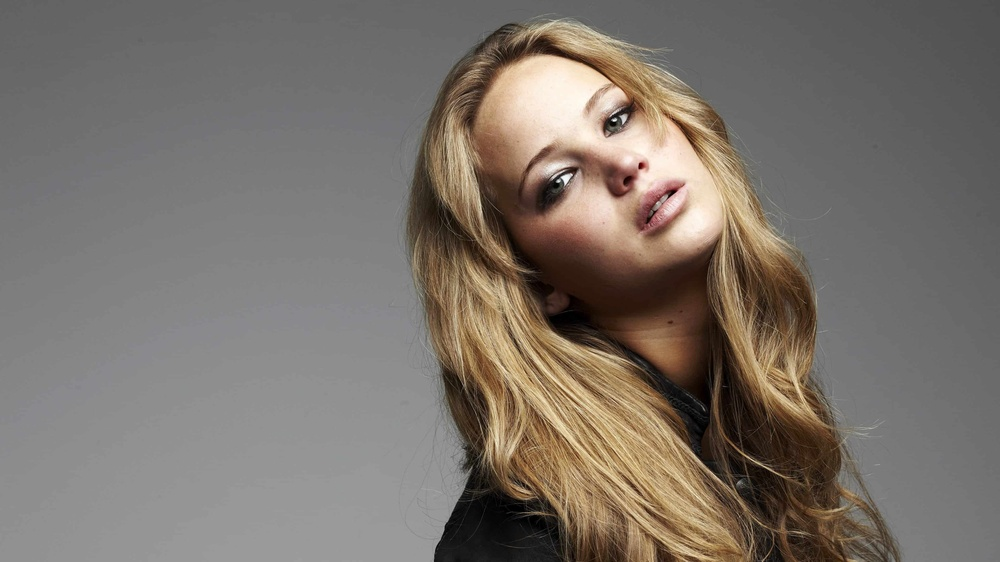
#> input picture image dataset/jeniffer.jpg, 1000 x 562 px, shrunk from 3840 x 2160 before the run
$ python Question_6.py
#> lines starting #> are read from the running program, lines starting #| are printed output that depends on the picture; after the words box and inside, x2 and y2 are one past the last pixel; in counts of white or black regions, pixels touching at a corner belong together
#> further down, image is the input picture: shape (562, 1000, 3); mean B, G, R 106.8, 114.3, 122.3
import cv2
import numpy as np
import matplotlib.pyplot as plt

def foreground_equalization(image):
    # Convert the image to grayscale
    gray_image = cv2.cvtColor(image, cv2.COLOR_BGR2GRAY)
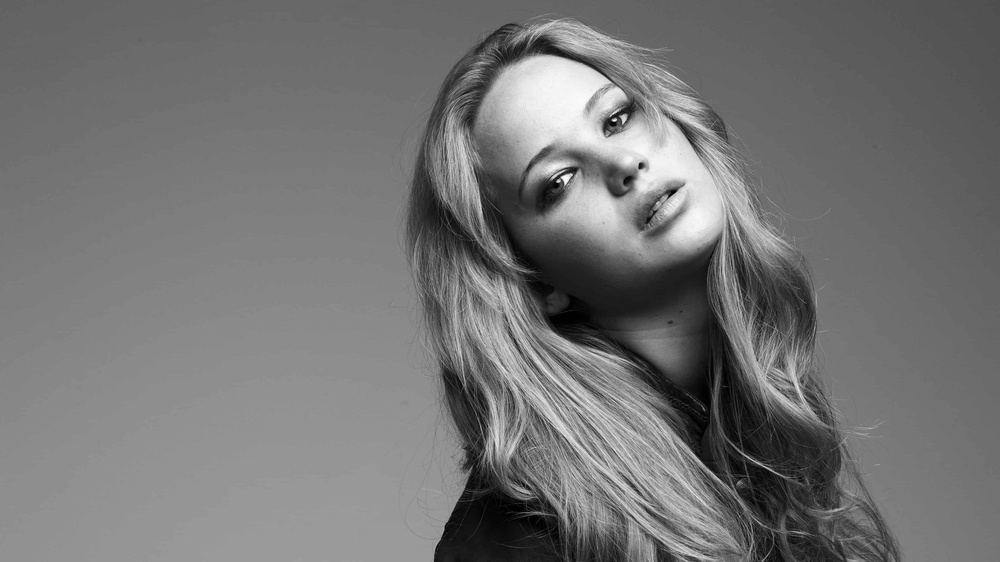
#> gray_image: shape (562, 1000); min 0, max 252, mean 115.8

    # Threshold to get the mask
    _, mask = cv2.threshold(gray_image, 120, 255, cv2.THRESH_BINARY)
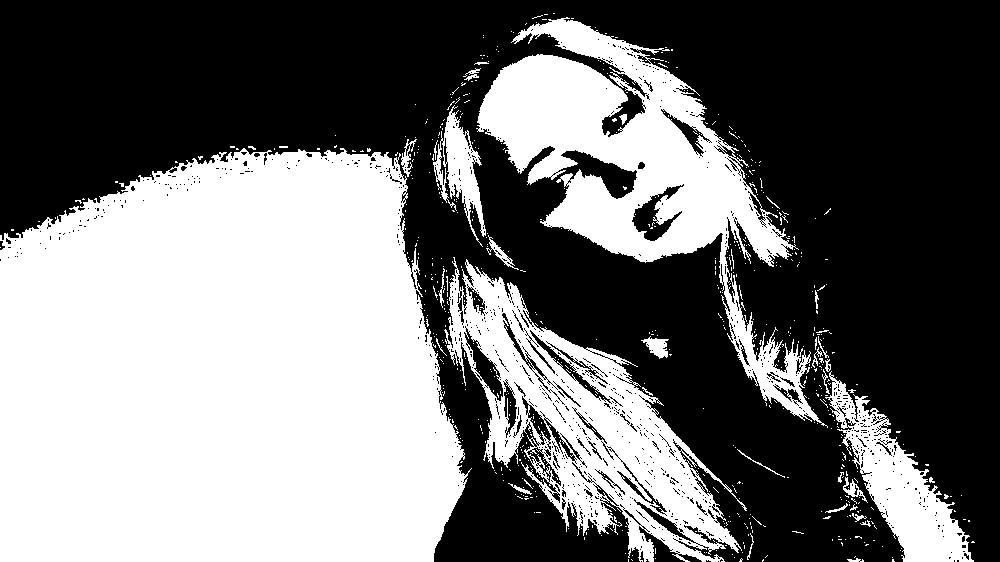
#> mask: shape (562, 1000); 45.1% white; 654 white regions (621 under 20 px), largest, box (x1, y1, x2, y2) and area: (0, 148, 472, 562) 166456, (476, 17, 828, 428) 40742, (444, 257, 747, 562) 30594

    # Get the foreground (apply the mask to the grayscale image)
    foreground = cv2.bitwise_and(gray_image, gray_image, mask=mask)
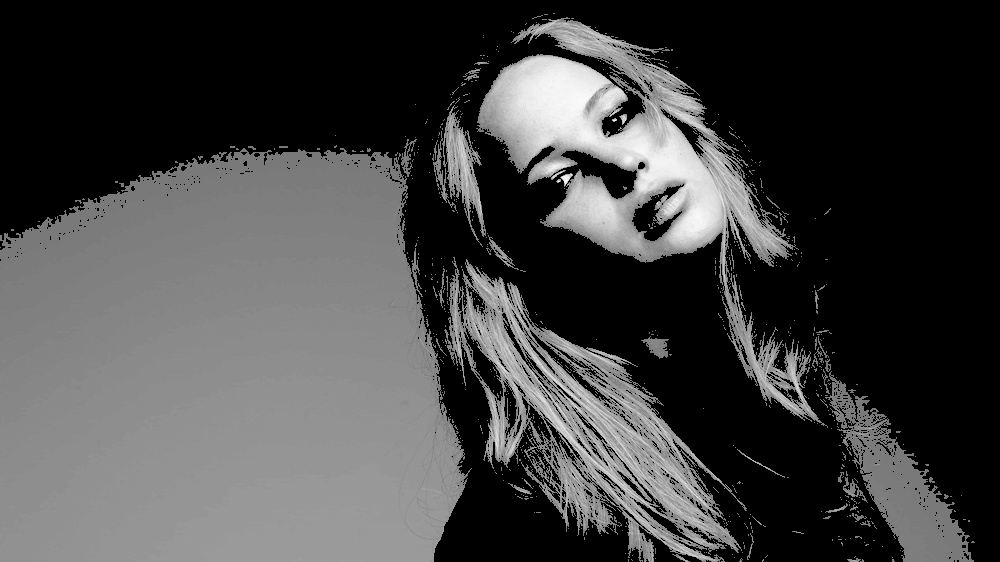
#> foreground: shape (562, 1000); min 0, max 252, mean 66.6

    # Equalize the histogram of the foreground
    equalized_foreground = cv2.equalizeHist(foreground)
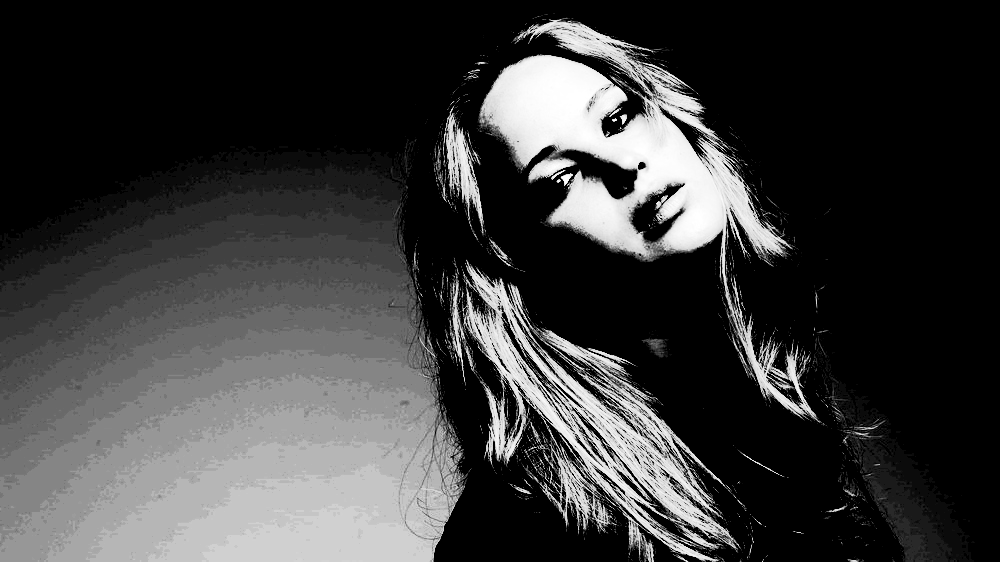
#> equalized_foreground: shape (562, 1000); min 0, max 255, mean 59.1

    # Get the background (apply the inverse of the mask)
    background = cv2.bitwise_and(gray_image, gray_image, mask=cv2.bitwise_not(mask))
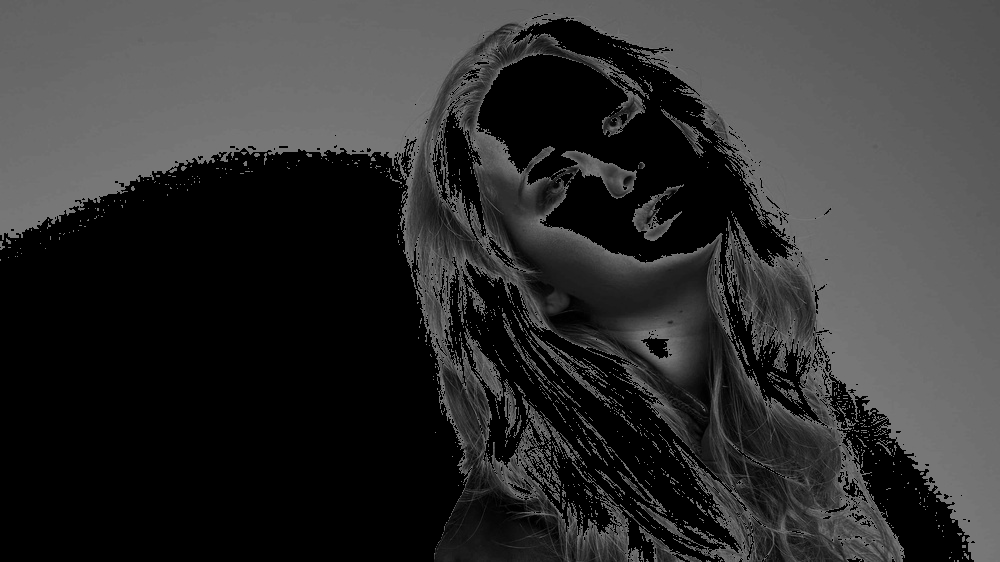
#> background: shape (562, 1000); min 0, max 120, mean 49.2

    # Combine the equalized foreground with the background
    result = cv2.add(background, equalized_foreground)
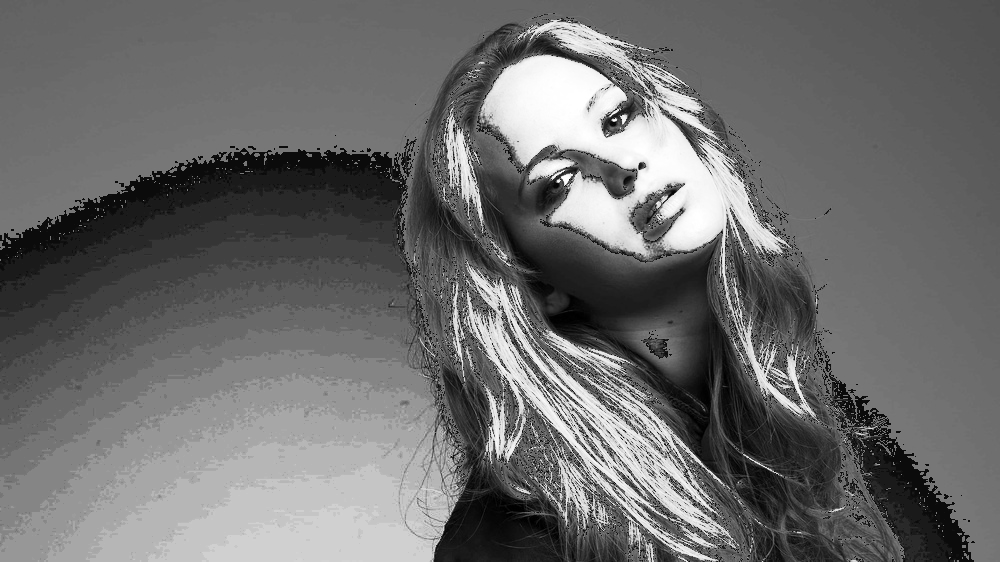
#> result: shape (562, 1000); min 0, max 255, mean 108.3

    return result

# Load the image
image = cv2.imread('image dataset/jeniffer.jpg')

# Check if the image is loaded properly
if image is None:
    print("Error: Unable to load image.")
else:
    # Apply foreground equalization
    equalized_image = foreground_equalization(image)

    # Display the result
    cv2.imshow('Equalized Foreground', equalized_image)
    cv2.waitKey(0)
    cv2.destroyAllWindows()

$ run again, with image dataset/daisy.jpg copied over image dataset/jeniffer.jpg
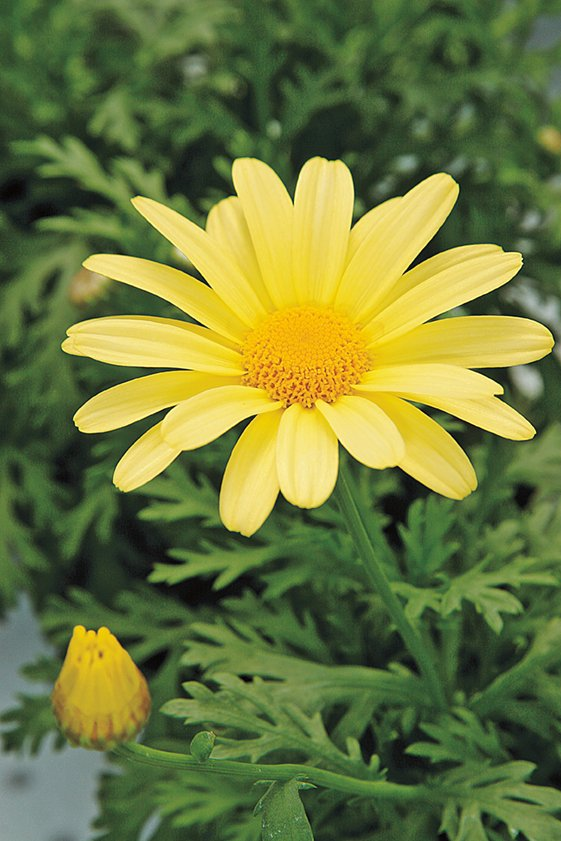
#> input picture image dataset/daisy.jpg, 561 x 841 px
#> image is the input picture: shape (841, 561, 3); mean B, G, R 60.7, 120.3, 108.5
#> in foreground_equalization, `_, mask = cv2.threshold(gray_image, 120, 255, cv2.THRESH_BINARY)`:
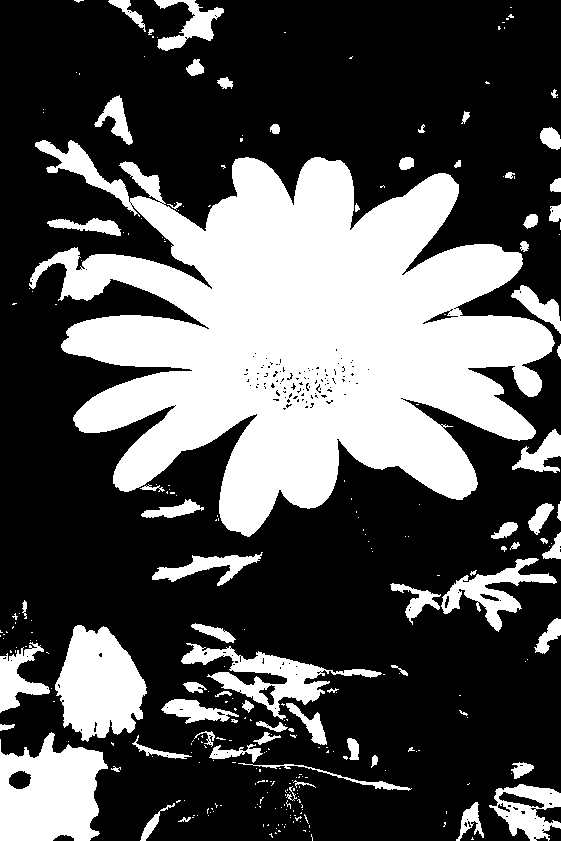
#> mask: shape (841, 561); 33% white; 284 white regions (214 under 20 px), largest, box (x1, y1, x2, y2) and area: (29, 140, 555, 537) 112265, (0, 732, 108, 841) 8479, (55, 625, 147, 742) 7294
#> in foreground_equalization, `result = cv2.add(background, equalized_foreground)`:
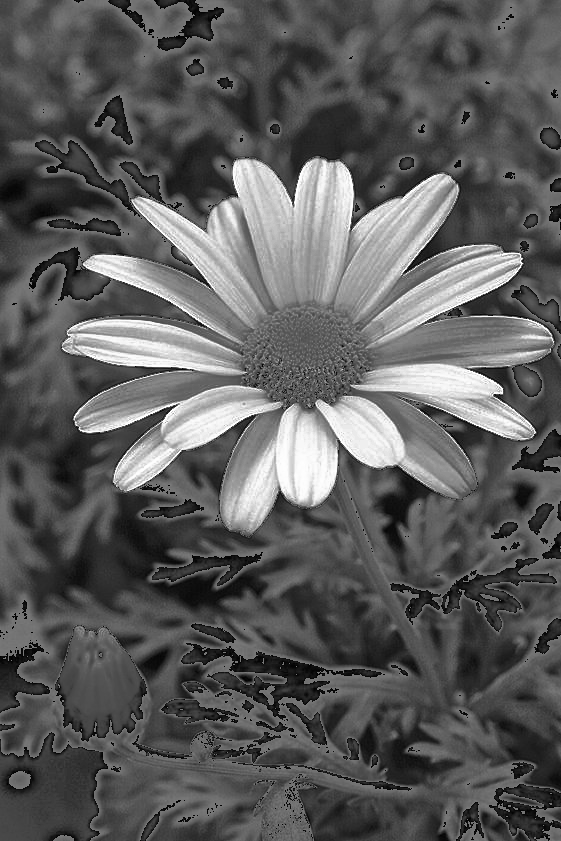
#> result: shape (841, 561); min 1, max 255, mean 92.1

$ run again, with image dataset/emma.jpg copied over image dataset/jeniffer.jpg
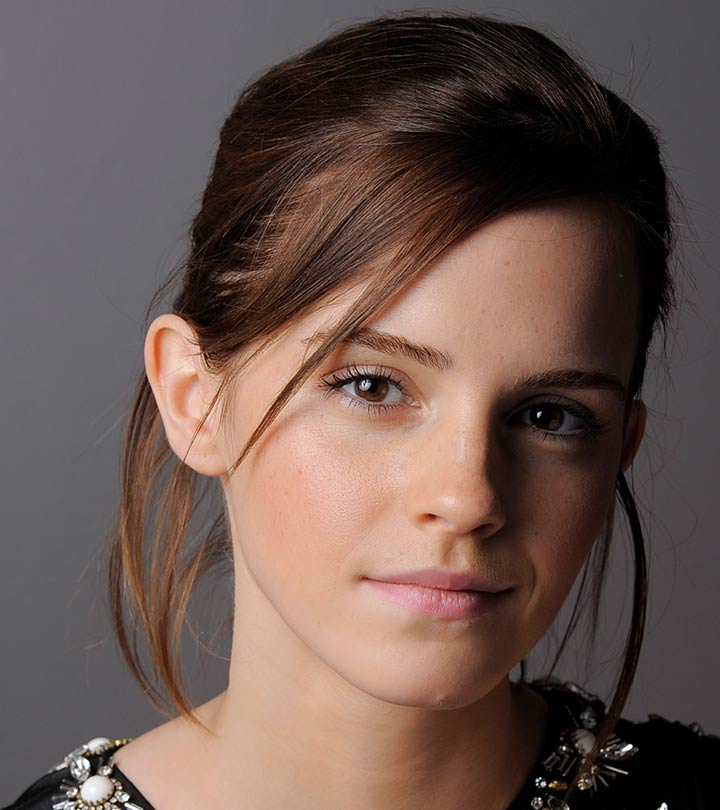
#> input picture image dataset/emma.jpg, 720 x 810 px
#> image is the input picture: shape (810, 720, 3); mean B, G, R 80.1, 87.4, 106.8
#> in foreground_equalization, `_, mask = cv2.threshold(gray_image, 120, 255, cv2.THRESH_BINARY)`:
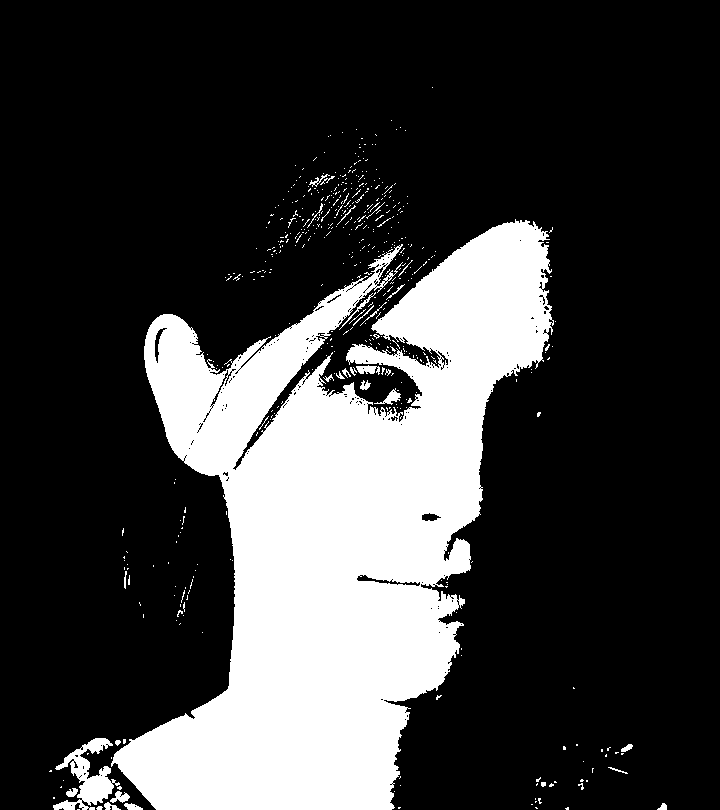
#> mask: shape (810, 720); 23.9% white; 501 white regions (468 under 20 px), largest, box (x1, y1, x2, y2) and area: (111, 219, 554, 810) 134613, (53, 738, 120, 810) 1882, (374, 388, 401, 405) 158
#> in foreground_equalization, `result = cv2.add(background, equalized_foreground)`:
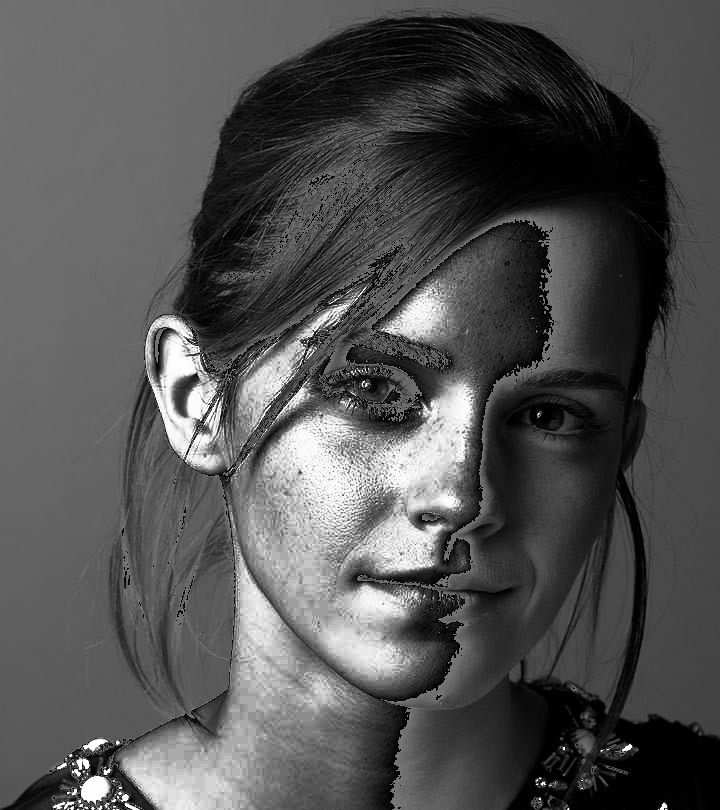
#> result: shape (810, 720); min 0, max 255, mean 82.1
